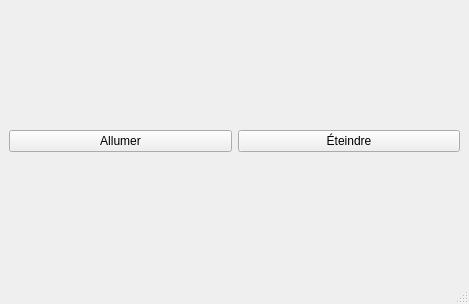
<?xml version="1.0" encoding="UTF-8"?>
<ui version="4.0">
 <class>AmpouleVue</class>
 <widget class="QMainWindow" name="AmpouleVue">
  <property name="geometry">
   <rect>
    <x>0</x>
    <y>0</y>
    <width>469</width>
    <height>304</height>
   </rect>
  </property>
  <property name="windowTitle">
   <string>AmpouleVue</string>
  </property>
  <widget class="QWidget" name="centralwidget">
   <layout class="QVBoxLayout" name="verticalLayout_2">
    <item>
     <layout class="QGridLayout" name="gridLayout">
      <item row="3" column="1">
       <widget class="QPushButton" name="bAllumer">
        <property name="text">
         <string>Allumer</string>
        </property>
       </widget>
      </item>
      <item row="3" column="2">
       <widget class="QPushButton" name="bEteindre">
        <property name="text">
         <string>Éteindre</string>
        </property>
       </widget>
      </item>
     </layout>
    </item>
   </layout>
  </widget>
  <widget class="QMenuBar" name="menubar">
   <property name="geometry">
    <rect>
     <x>0</x>
     <y>0</y>
     <width>469</width>
     <height>22</height>
    </rect>
   </property>
  </widget>
  <widget class="QStatusBar" name="statusbar"/>
 </widget>
 <resources/>
 <connections/>
</ui>
